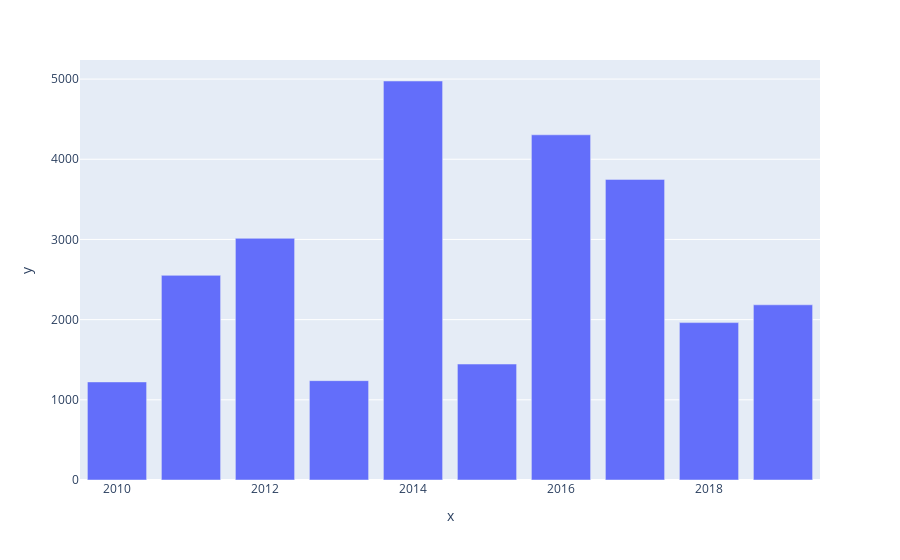

Write notebook code for a chart like this one.
### Code cell
px.bar(x=years,y=sales)

### Figure 1 — Plotly figure (JSON) as saved in the notebook; plotly's stock layout.template omitted (floating-point values rounded to 4 significant figures)
{"data": [{"alignmentgroup": "True", "hovertemplate": "x=%{x}<br>y=%{y}<extra></extra>", "legendgroup": "", "marker": {"color": "#636efa", "pattern": {"shape": ""}}, "name": "", "offsetgroup": "", "orientation": "v", "showlegend": false, "textposition": "auto", "type": "bar", "x": [2010, 2011, 2012, 2013, 2014, 2015, 2016, 2017, 2018, 2019], "xaxis": "x", "y": [1223, 2552, 3014, 1239, 4976, 1446, 4305, 3749, 1963, 2185], "yaxis": "y"}], "layout": {"barmode": "relative", "legend": {"tracegroupgap": 0}, "margin": {"t": 60}, "xaxis": {"anchor": "y", "domain": [0, 1], "title": {"text": "x"}}, "yaxis": {"anchor": "x", "domain": [0, 1], "title": {"text": "y"}}}}
